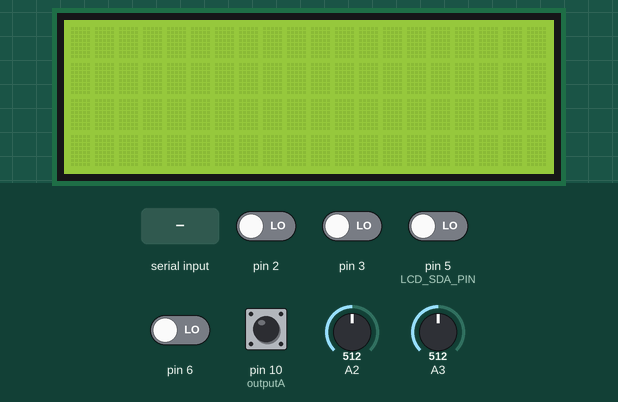
Bench run of a sketch on a simulated Arduino Uno, built with avr-gcc and run on an emulated ATmega328P. Parts: 20×4 character LCD. The test bench sets the inputs (shaded band); at power-on: pin 10 (outputA) HIGH, pin 2, pin 3, pin 5 (LCD_SDA_PIN), pin 6 LOW, A2 = 512, A3 = 512. What the sketch prints to the serial monitor is not drawn.

Above: at 1.2 s.
1.3 s: "1\n" received over Serial
2.8 s: "0\n" received over Serial
At 3.6 s:
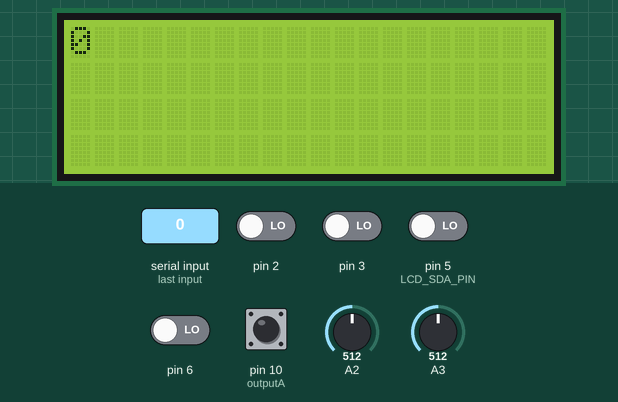
4.3 s: "2\n" received over Serial
Timing chart, 0 to 7.3 s (numbered marks = the images above; inputs shaded):
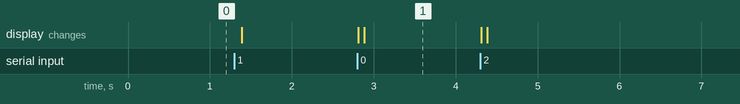

Measured:
- after the input at 2.8 s, the display: first changes at once (image 1 shows a later state)

The sketch:

C3.ino
```cpp
int flip = 0;
int button = 0;
int slider1 = 0;
int slider2 = 0;
int matrix[] = {0,0,0};
//int sonic = 0;
int rotary = 0;


//LCD
#include <LiquidCrystal_I2C.h>
// NOTE: On the nanos, only A4 and A5 can be used, dont use any other pins
#define LCD_SCL_PIN 4 //Analog
#define LCD_SDA_PIN 5 //Analog
LiquidCrystal_I2C lcd(0x27, 2, 1, 0, LCD_SCL_PIN, LCD_SDA_PIN, 6, 7, 3, POSITIVE);  // Set the LCD I2C address
String instruction;

//ultra sonic
//int trigPin = 9;
//int echoPin = 10;

//Rotary
int outputA = 10;
int outputB = 9;
int aState;
int aLastState;


void setup() {
  Serial.begin(9600);
  pinMode(A0,INPUT);
  pinMode(2,INPUT);
  pinMode(3,INPUT);
  pinMode(4,INPUT);
  pinMode(5,INPUT);
  pinMode(6,INPUT);
  pinMode(7,INPUT);
//  pinMode(A1,INPUT);
//  pinMode(A2,INPUT);

//// ultrasonic
//  pinMode(echoPin,INPUT);
//  pinMode(trigPin,OUTPUT);


  //rotary
  pinMode(outputA,INPUT);
  pinMode(outputB,INPUT);
  aLastState = digitalRead(outputA);

  //LCD
  lcd.begin(20,4);
  //printText();
}

void clearText() {
    lcd.setCursor(0,0);
    lcd.print("                                                                                ");
 }

void printText() {
    lcd.setCursor(0,0);
    lcd.print(instruction.substring(0,20));
    lcd.setCursor(0,1);
    lcd.print(instruction.substring(20,40));
    lcd.setCursor(0,2);
    lcd.print(instruction.substring(40,60));
    lcd.setCursor(0,3);
    lcd.print(instruction.substring(60,80));
}

void loop() {

  //get info
  if(Serial.available()>0){
    //digitalWrite(10,HIGH);
    clearText();
    instruction = Serial.readStringUntil('\r\n');
    //inHolder.toCharArray(instruction,81);
    printText();
    Serial.println(instruction);
  }
  else{
    //digitalWrite(10,LOW);
  }

  //rotary
  aState = digitalRead(outputA);
  if(aState != aLastState){
    if(digitalRead(outputB) != aState){
      rotary ++;
    } else {
      //rotary --;
    }
  }
  aLastState = aState;


  //ultra sonic
//  digitalWrite(trigPin, LOW);
//  delayMicroseconds(5);
//  digitalWrite(trigPin, HIGH);
//  delayMicroseconds(10);
//  digitalWrite(trigPin, LOW);
//  sonic = (pulseIn(echoPin,HIGH)/2) / 29.1;

  flip = digitalRead(2);
  button = digitalRead(3);
  slider1 = analogRead(A2);
  slider2 = analogRead(A3);
  //matrix[0] = analogRead(A0);
  matrix[1] = digitalRead(5);
  matrix[2] = digitalRead(6);


  Serial.print(flip);
  Serial.print(',');
  Serial.print(button);
  Serial.print(',');
//  Serial.print(slider1);
//  Serial.print(',');
  Serial.print(slider2);
  Serial.print(',');
  Serial.print(0);
  Serial.print(',');
  Serial.print(matrix[1]);
  Serial.print(',');
  Serial.print(matrix[2]);
  Serial.print(',');
  Serial.println(rotary);

  delay(2);
}
```
